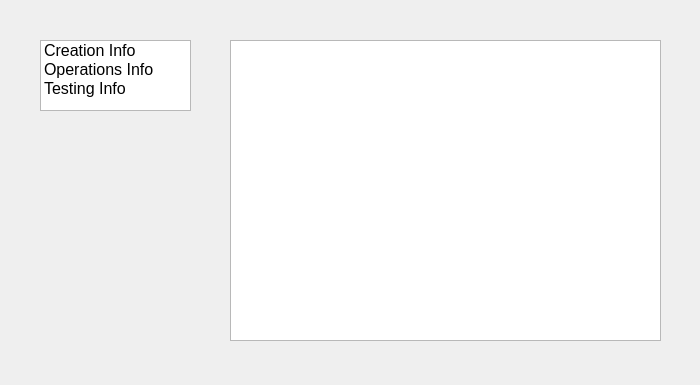
<?xml version="1.0" encoding="UTF-8"?>
<ui version="4.0">
 <class>Popup</class>
 <widget class="QDialog" name="Popup">
  <property name="geometry">
   <rect>
    <x>0</x>
    <y>0</y>
    <width>700</width>
    <height>385</height>
   </rect>
  </property>
  <property name="minimumSize">
   <size>
    <width>700</width>
    <height>385</height>
   </size>
  </property>
  <property name="maximumSize">
   <size>
    <width>700</width>
    <height>385</height>
   </size>
  </property>
  <property name="windowTitle">
   <string>Dialog</string>
  </property>
  <widget class="QListWidget" name="listWidget">
   <property name="geometry">
    <rect>
     <x>40</x>
     <y>40</y>
     <width>151</width>
     <height>71</height>
    </rect>
   </property>
   <property name="font">
    <font>
     <pointsize>12</pointsize>
    </font>
   </property>
   <property name="currentRow">
    <number>-1</number>
   </property>
   <item>
    <property name="text">
     <string>Creation Info</string>
    </property>
   </item>
   <item>
    <property name="text">
     <string>Operations Info</string>
    </property>
   </item>
   <item>
    <property name="text">
     <string>Testing Info</string>
    </property>
   </item>
  </widget>
  <widget class="QTextBrowser" name="textBrowser">
   <property name="geometry">
    <rect>
     <x>230</x>
     <y>40</y>
     <width>431</width>
     <height>301</height>
    </rect>
   </property>
  </widget>
 </widget>
 <resources/>
 <connections/>
</ui>
